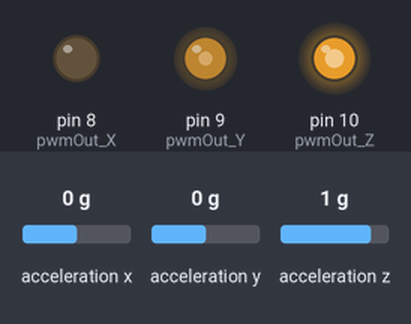
The sketch below on a simulated Arduino Nano, built with avr-gcc and run on an emulated ATmega328P. Parts: output pins drawn as LEDs (lit = HIGH). Wiring (inferred from the names in the program): MPU-6050 motion sensor at I2C address 0x68. The test bench sets the inputs (shaded band); at power-on: acceleration x 0 g, acceleration y 0 g, acceleration z 1 g. What the sketch prints to the serial monitor is not drawn.

Above: at 1.2 s.
1.3 s: acceleration x set to 0.4 g
At 1.8 s:
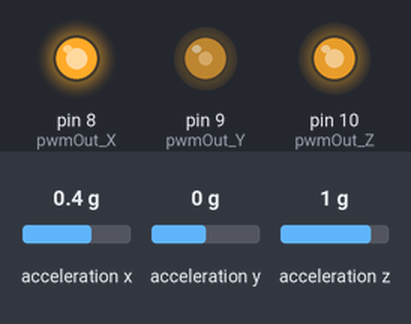
3.0 s: acceleration y set to -1.4 g
At 4.2 s:
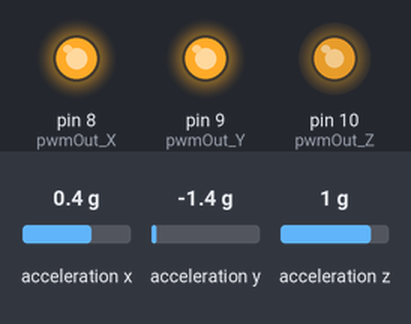
4.5 s: acceleration z set to -0.8 g
At 5.7 s:
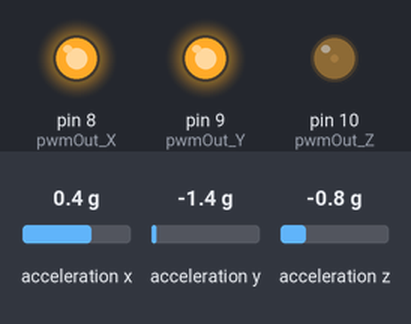
6.0 s: acceleration x set to -1.4 g
At 7.0 s:
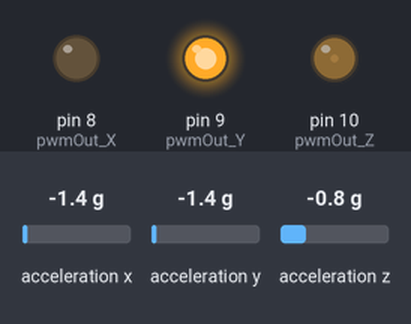
7.5 s: acceleration y set to -1.2 g
9.0 s: acceleration y set to -1 g
At 9.4 s:
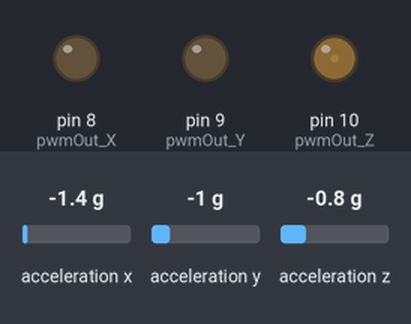
Timing chart, 0 to 11.5 s (numbered marks = the images above; inputs shaded):
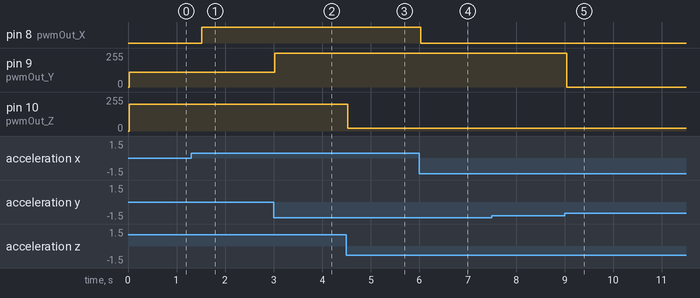

The sketch:

test1.ino
```cpp
#include "mpu6050.h"
float Goc_lech_X ;// khai báo biến
float Goc_lech_Y ;
float Goc_lech_Z ;
float pwm_X, pwm_Y, pwm_Z;
int pwmOut_X=8 ;
int pwmOut_Y=9 ;
int pwmOut_Z =10 ;
void setup() {
  // put your setup code here, to run once:
mpu6050();
Serial.begin(9600);
pinMode(pwmOut_X, OUTPUT); //Set chân 9 là output
pinMode(pwmOut_Y, OUTPUT); //Set chân 9 là output
pinMode(pwmOut_Z, OUTPUT); //Set chân 9 là output
}

void loop() {
 // put your main code here, to run repeatedly:
 Goc_lech_X = map(get_accx(),-16384,16384,0,180.0);// giải mã giá trị MPU 6050 sang độ ở trục X
 Goc_lech_Y = map(get_accy(),-16384,16384,0,180.0);// giải mã giá trị MPU 6050 sang độ ở trục Y
 Goc_lech_Z = map(get_accz(),-16384,16384,0,180.0);// giải mã giá trị MPU 6050 sang độ ở trục Z


Serial.print("Góc lệch X là :");Serial.print(Goc_lech_X);// in ra màng hình góc lệch
Serial.print(" Góc lệch Y là :");Serial.print(Goc_lech_Y);// in ra màng hình góc lệch
Serial.print(" Góc lệch Z là :");Serial.print(Goc_lech_Z);Serial.print("\n");// in ra màng hình góc lệch

pwm_X = map(Goc_lech_X,0,180.0,0.0,200);
pwm_Y = map(Goc_lech_Y,-0,180.0,0.0,221);// con này khác biệt tại thiết bị
pwm_Z = map(Goc_lech_Z,0,180.0,0.0,200);

//Serial.print(" Xung X ");Serial.print(pwm_X);Serial.print("\n");


// xuất PWM ra chân trên arduino nano
analogWrite(pwmOut_X, pwm_X);//D8
analogWrite(pwmOut_Y, pwm_Y);// D9
analogWrite(pwmOut_Z, pwm_Z);//D10


delay(200);


}
```

mpu6050.h
```cpp
#define   ACCEL_XOUT_H    0x3B
#define   ACCEL_XOUT_L    0x3C
#define   ACCEL_YOUT_H    0x3D
#define   ACCEL_YOUT_L    0x3E
#define   ACCEL_ZOUT_H    0x3F
#define   ACCEL_ZOUT_L    0x40
#define   TEMP_OUT_H      0x41
#define   TEMP_OUT_L      0x42
#define   GYRO_XOUT_H     0x43
#define   GYRO_XOUT_L     0x44
#define   GYRO_YOUT_H     0x45
#define   GYRO_YOUT_L     0x46
#define   GYRO_ZOUT_H     0x47
#define   GYRO_ZOUT_L     0x48
#define   ADDR_MPU6050     0x68
#include <Wire.h>
void mpu6050()
{
  Wire.begin();
  delay(10);
  Wire.beginTransmission(ADDR_MPU6050);
  Wire.write(0x1b);
  Wire.write(0b11000);
  Wire.endTransmission();


  Wire.beginTransmission(ADDR_MPU6050);
  Wire.write(0x6b);
  Wire.write(0x01);
  Wire.endTransmission();

}
int16_t getData_mpu6050(int8_t diachi)
{

  Wire.beginTransmission(ADDR_MPU6050);
  Wire.write(diachi);
  Wire.endTransmission();
  Wire.requestFrom(ADDR_MPU6050, 2);
  return (Wire.read() << 8) | Wire.read();
}

int16_t get_accx()
{
  return getData_mpu6050(ACCEL_XOUT_H);
}
int16_t get_accy()
{
  return getData_mpu6050(ACCEL_YOUT_H);
}
int16_t get_accz()
{
  return getData_mpu6050(ACCEL_ZOUT_H);
}
int16_t get_gyrox()
{
  return getData_mpu6050(GYRO_XOUT_H );
}
int16_t get_gyroy()
{
  return getData_mpu6050(GYRO_YOUT_H );
}

int16_t get_gyroz()
{
  return getData_mpu6050(GYRO_ZOUT_H );
}
```

Measured:
- the behaviour switches between 0.2 and 0.3 g on acceleration x (found by bisection; images 0 and 1)
- the behaviour switches between -1.1 and -1 g on acceleration y (found by bisection; images 4 and 5)
- after the input at 1.3 s, pin 8 (pwmOut_X): LOW → HIGH after 0.22 s
- after the input at 3.0 s, pin 9 (pwmOut_Y): 110/255 → 255/255 at once
- after the input at 4.5 s, pin 10 (pwmOut_Z): 200/255 → 20/255 at once
- after the input at 6.0 s, pin 8 (pwmOut_X): HIGH → LOW at once
- after the input at 7.5 s, every drawn part: stays the same
- after the input at 9.0 s, pin 9 (pwmOut_Y): 255/255 → 0/255 at once
